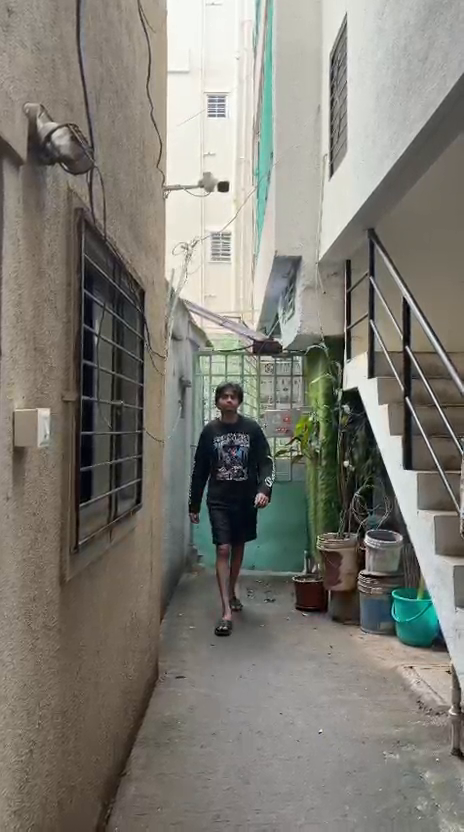
#> input picture frame 53 of dataset/videos/WhatsApp Video 2026-11-02 at 4.47.33 PM.mp4, 464 x 832 px
$ python task4_motion.py
#> lines starting #> are read from the running program, lines starting #| are printed output that depends on the picture; after the words box and inside, x2 and y2 are one past the last pixel; in counts of white or black regions, pixels touching at a corner belong together
import cv2
from pathlib import Path

# Project paths
BASE_DIR = Path(__file__).resolve().parent.parent
VIDEO_PATH = BASE_DIR / "dataset" / "videos" / "WhatsApp Video 2026-11-02 at 4.47.33 PM.mp4"
OUTPUT_DIR = BASE_DIR / "outputs" / "task4"
OUTPUT_DIR.mkdir(parents=True, exist_ok=True)

# Open video
cap = cv2.VideoCapture(str(VIDEO_PATH))

if not cap.isOpened():
    raise FileNotFoundError(f"Could not open video: {VIDEO_PATH}")

# Read the first frame
ret, previous_frame = cap.read()
#> previous_frame is the input picture: shape (832, 464, 3); mean B, G, R 116.7, 125.1, 127.6

if not ret:
    raise RuntimeError("Could not read the first video frame.")

previous_gray = cv2.cvtColor(previous_frame, cv2.COLOR_BGR2GRAY)
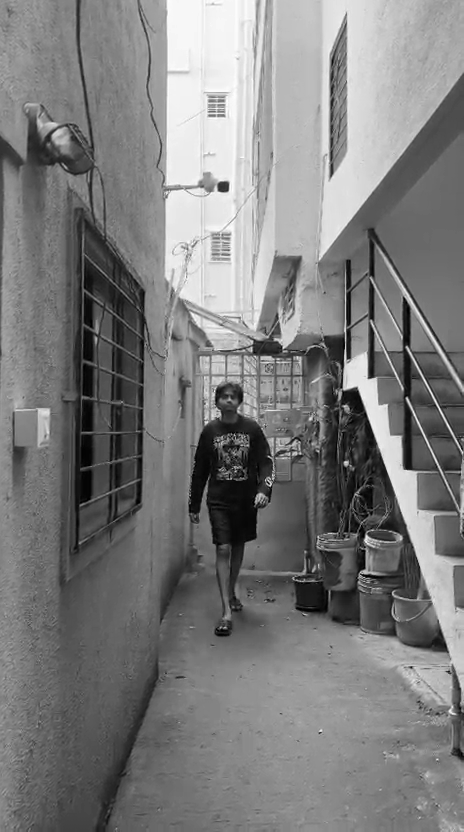
#> previous_gray: shape (832, 464); min 0, max 255, mean 124.8
frame_count = 0

while True:
    ret, current_frame = cap.read()

    if not ret:
        break

    current_gray = cv2.cvtColor(current_frame, cv2.COLOR_BGR2GRAY)

    # Compare consecutive frames
    difference = cv2.absdiff(previous_gray, current_gray)
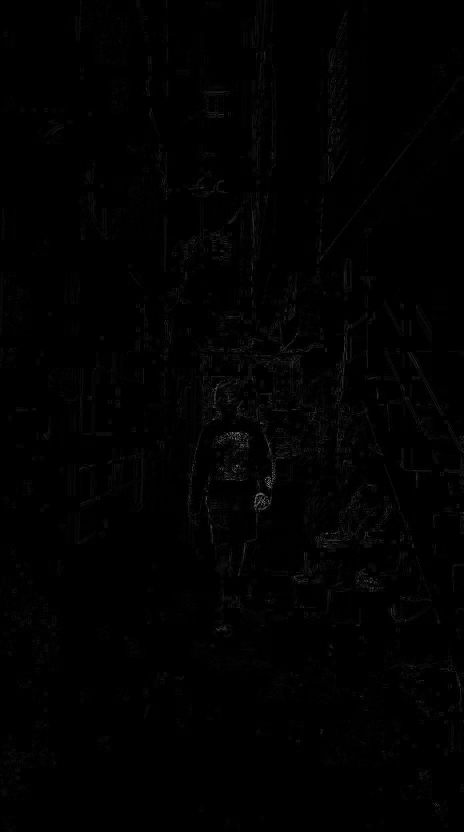
#> difference: shape (832, 464); min 0, max 120, mean 1.5

    # Convert the difference to a black-and-white motion mask
    _, motion_mask = cv2.threshold(
        difference, 25, 255, cv2.THRESH_BINARY
    )
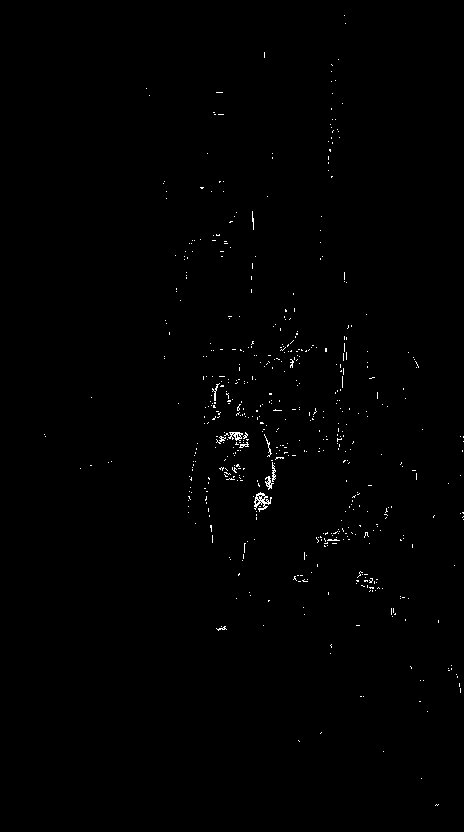
#> motion_mask: shape (832, 464); 0.49% white in thin lines or dots, all inside (x1, y1, x2, y2) = (44, 15, 464, 806)

    # Save the motion mask
    output_path = OUTPUT_DIR / f"frame_difference_{frame_count:04d}.jpg"
    cv2.imwrite(str(output_path), motion_mask)

    previous_gray = current_gray
    frame_count += 1

cap.release()

print(f"Processed {frame_count} frames.")
print(f"Motion masks saved in: {OUTPUT_DIR}")

# ---------------- GMM Background Subtraction ----------------

cap = cv2.VideoCapture(str(VIDEO_PATH))

# Create the Gaussian Mixture-based background subtractor
background_subtractor = cv2.createBackgroundSubtractorMOG2(
    history=500,
    varThreshold=50,
    detectShadows=True
)

gmm_frame_count = 0

while True:
    ret, frame = cap.read()

    if not ret:
        break

    # Apply background subtraction to detect moving foreground
    foreground_mask = background_subtractor.apply(frame)

    output_path = OUTPUT_DIR / f"gmm_mask_{gmm_frame_count:04d}.jpg"
    cv2.imwrite(str(output_path), foreground_mask)

    gmm_frame_count += 1

cap.release()

print(f"GMM processed {gmm_frame_count} frames.")
print(f"GMM masks saved in: {OUTPUT_DIR}")

# ---------------- Lucas-Kanade Optical Flow ----------------

cap = cv2.VideoCapture(str(VIDEO_PATH))

ret, previous_frame = cap.read()

if not ret:
    raise RuntimeError("Could not read the video for optical flow.")

previous_gray = cv2.cvtColor(previous_frame, cv2.COLOR_BGR2GRAY)

# Detect feature points to track
previous_points = cv2.goodFeaturesToTrack(
    previous_gray,
    maxCorners=100,
    qualityLevel=0.3,
    minDistance=7,
    blockSize=7
)

lk_params = dict(
    winSize=(15, 15),
    maxLevel=2,
    criteria=(
        cv2.TERM_CRITERIA_EPS | cv2.TERM_CRITERIA_COUNT,
        10,
        0.03
    )
)

flow_frame_count = 0

while True:
    ret, current_frame = cap.read()

    if not ret:
        break

    current_gray = cv2.cvtColor(current_frame, cv2.COLOR_BGR2GRAY)

    if previous_points is not None:
        next_points, status, error = cv2.calcOpticalFlowPyrLK(
            previous_gray,
            current_gray,
            previous_points,
            None,
            **lk_params
        )

        if next_points is not None:
            good_new = next_points[status.flatten() == 1]
            good_old = previous_points[status.flatten() == 1]

            # Draw tracked motion points and lines
            for new, old in zip(good_new, good_old):
                x_new, y_new = new.ravel().astype(int)
                x_old, y_old = old.ravel().astype(int)

                cv2.line(
                    current_frame,
                    (x_old, y_old),
                    (x_new, y_new),
                    (0, 255, 0),
                    2
                )
                cv2.circle(
                    current_frame,
                    (x_new, y_new),
                    3,
                    (0, 0, 255),
                    -1
                )

            previous_points = good_new.reshape(-1, 1, 2)

    output_path = OUTPUT_DIR / f"optical_flow_{flow_frame_count:04d}.jpg"
    cv2.imwrite(str(output_path), current_frame)

    previous_gray = current_gray
    flow_frame_count += 1

cap.release()

print(f"Lucas-Kanade processed {flow_frame_count} frames.")
print(f"Optical flow images saved in: {OUTPUT_DIR}")

$ run again, starting later in the video
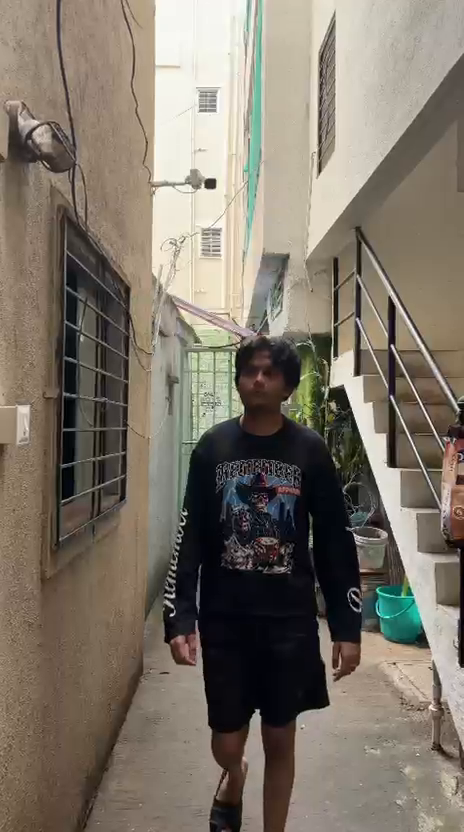
#> input picture frame 241 of dataset/videos/WhatsApp Video 2026-11-02 at 4.47.33 PM.mp4, 464 x 832 px
#> previous_frame is the input picture: shape (832, 464, 3); mean B, G, R 105.1, 117.2, 125.8
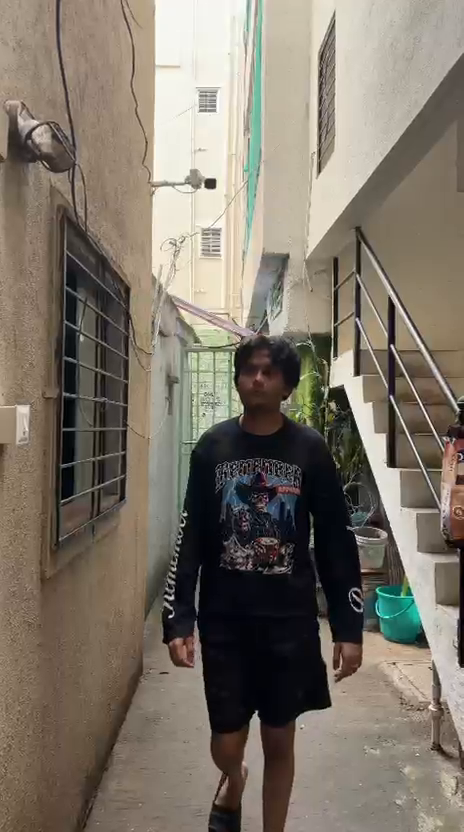
#> input picture frame 242 of dataset/videos/WhatsApp Video 2026-11-02 at 4.47.33 PM.mp4, 464 x 832 px
#> current_frame is the input picture: shape (832, 464, 3); mean B, G, R 105, 117.1, 125.7
#> `_, motion_mask = cv2.threshold( difference, 25, 255, cv2.THRESH_BINARY )`:
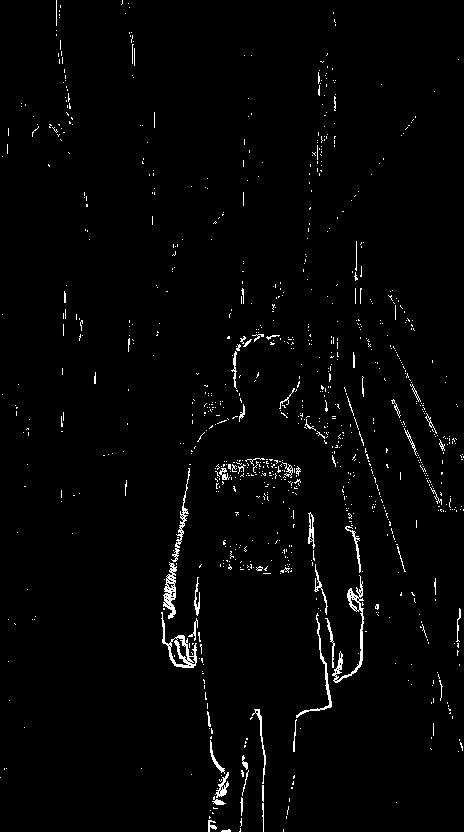
#> motion_mask: shape (832, 464); 1.9% white in thin lines or dots

$ run again, starting later in the video
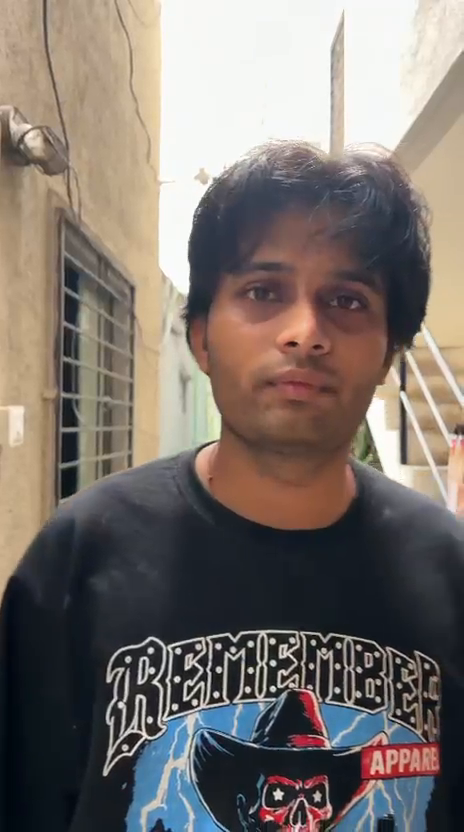
#> input picture frame 428 of dataset/videos/WhatsApp Video 2026-11-02 at 4.47.33 PM.mp4, 464 x 832 px
#> previous_frame is the input picture: shape (832, 464, 3); mean B, G, R 108.9, 114.6, 123.2
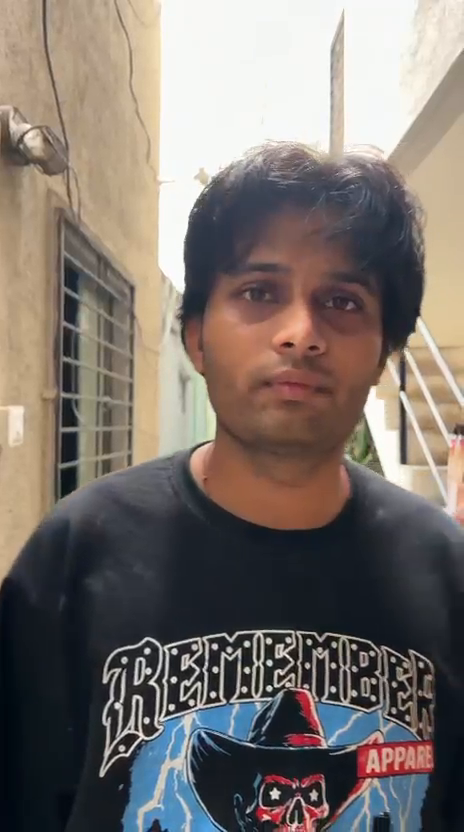
#> input picture frame 429 of dataset/videos/WhatsApp Video 2026-11-02 at 4.47.33 PM.mp4, 464 x 832 px
#> current_frame is the input picture: shape (832, 464, 3); mean B, G, R 108.9, 114.6, 123.2
#> `_, motion_mask = cv2.threshold( difference, 25, 255, cv2.THRESH_BINARY )`:
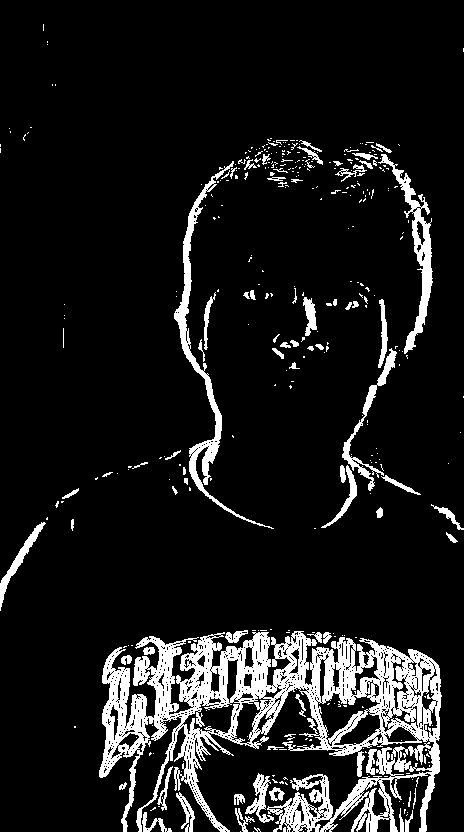
#> motion_mask: shape (832, 464); 10.6% white; 363 white regions (288 under 20 px), largest, box (x1, y1, x2, y2) and area: (99, 631, 442, 832) 27509, (174, 161, 274, 529) 2996, (378, 154, 433, 354) 2033
